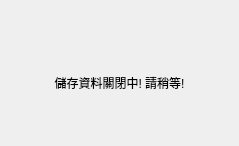
<?xml version="1.0" encoding="UTF-8"?>
<ui version="4.0">
 <class>MyselfClose</class>
 <widget class="QWidget" name="MyselfClose">
  <property name="geometry">
   <rect>
    <x>0</x>
    <y>0</y>
    <width>239</width>
    <height>146</height>
   </rect>
  </property>
  <property name="windowTitle">
   <string>MyselfClose</string>
  </property>
  <layout class="QVBoxLayout" name="verticalLayout_2" stretch="1,9">
   <property name="sizeConstraint">
    <enum>QLayout::SetDefaultConstraint</enum>
   </property>
   <item>
    <widget class="QLabel" name="logo_label">
     <property name="text">
      <string/>
     </property>
     <property name="alignment">
      <set>Qt::AlignCenter</set>
     </property>
    </widget>
   </item>
   <item>
    <widget class="QLabel" name="message_label">
     <property name="text">
      <string>儲存資料關閉中! 請稍等!</string>
     </property>
     <property name="alignment">
      <set>Qt::AlignCenter</set>
     </property>
    </widget>
   </item>
  </layout>
 </widget>
 <resources/>
 <connections/>
</ui>
